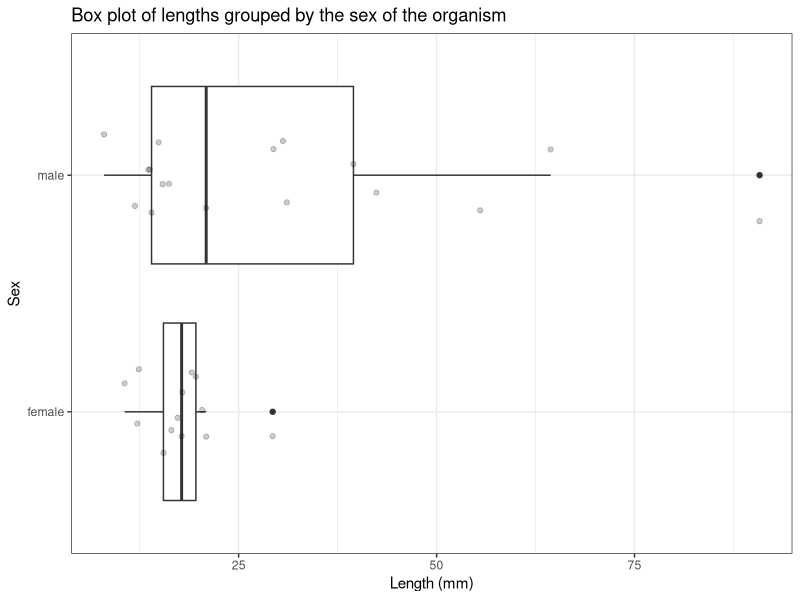
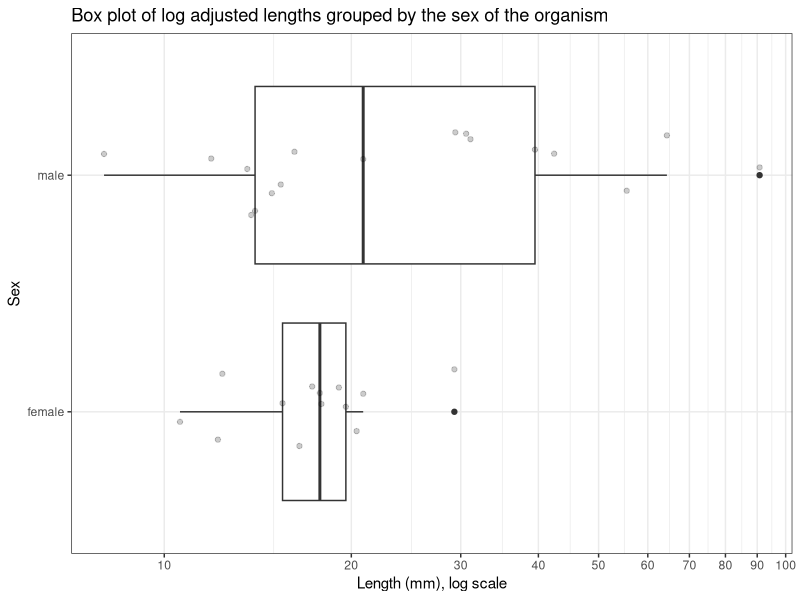
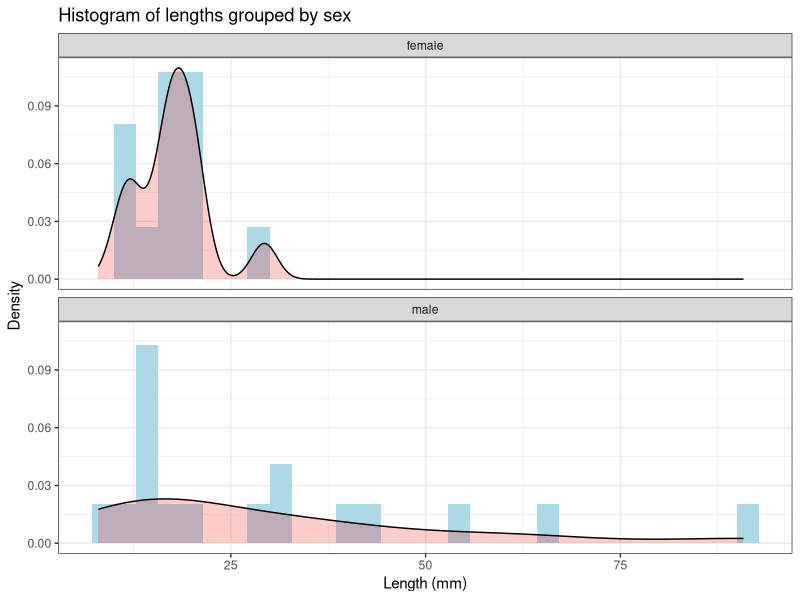
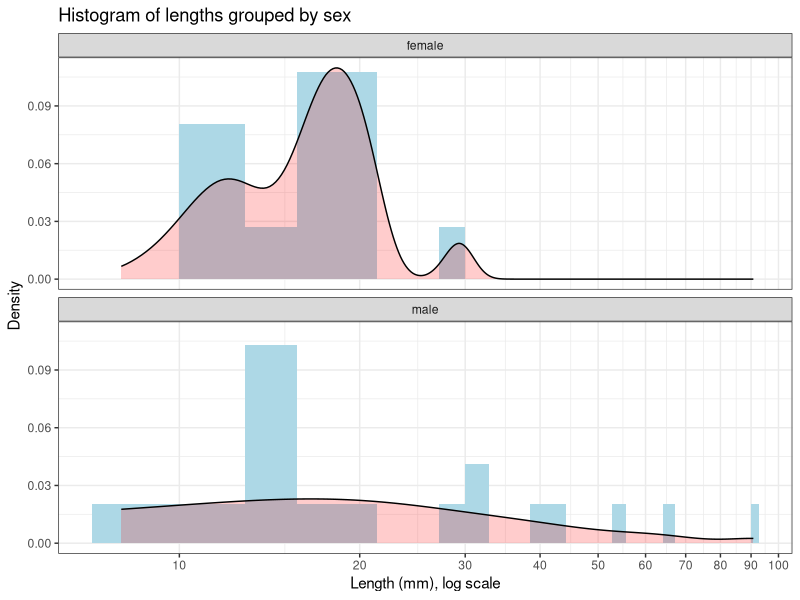

Generate these figures, in order, with R:
## ---- chunk 1
knitr::opts_chunk$set(echo = TRUE)

# libraries used can be installed using the following commands
# install.packages("tidyverse")
# install.packages("rmarkdown")

# load libraries
library(tidyverse)
## ---- chunk 2
# load data from data.csv using read_csv from the tidyverse package
data <- read_csv("data.csv")

# head of data to check it loaded correctly

head(data)
## ---- chunk 3
# print number of rows with missing values
sum(is.na(data))
## ---- chunk 4
# add new column to data with natural log transformed length

data <- data %>% 
    mutate(log_length = log(length))

head(data)

## ---- chunk 5
# box plot of length, grouped by sex from the dataset data, using the ggplot2 package. 

ggplot(data, aes(length, sex)) + 
    geom_boxplot() + 
    geom_jitter(width = 0, height = 0.2, alpha = 0.2) +  # added jitter so overlapping points are visible
    theme_bw() +
    labs(title="Box plot of lengths grouped by the sex of the organism", x="Length (mm)" , y="Sex")
## ---- chunk 6
# box plot of lengths, grouped by sex from the dataset data, using the ggplot2 package. Add x scale every 10 mm

ggplot(data, aes(length, sex)) + 
    geom_boxplot() + 
    geom_jitter(width = 0, height = 0.2, alpha = 0.2) +  # added jitter so overlapping points are visible
    theme_bw() +
    coord_trans(x = "log") + # transform the x axis to natural  log scale
    scale_x_continuous(breaks = seq(0, 100, 10)) + # add more values to the x axis
    labs(title="Box plot of log adjusted lengths grouped by the sex of the organism", x="Length (mm), log scale" , y="Sex")
## ---- chunk 7
binomial <- binom.test(table(data$sex), p = 0.5, alternative = "two.sided", conf.level = 0.95)

binomial
## ---- chunk 8
ttest <- t.test(data$length ~ data$sex, alternative = "two.sided", conf.level = 0.95)

ttest
## ---- chunk 9
ggplot(data = data, aes(x = length)) + 
    geom_histogram(aes(y = ..density..), bins = 30, fill = "lightblue") + 
    geom_density(alpha = 0.2, fill = "red") + 
    facet_wrap(~sex, ncol = 1) + 
    theme_bw() +
    labs(title="Histogram of lengths grouped by sex", x="Length (mm)" , y="Density")
## ---- chunk 10
mannwhitney <- wilcox.test(data$length ~ data$sex, alternative = "two.sided", conf.level = 0.95)

mannwhitney
## ---- chunk 11
ttest_log <- t.test(log(data$length) ~ data$sex, alternative = "two.sided", conf.level = 0.95)

ttest_log
## ---- chunk 12
ggplot(data = data, aes(x = length)) + 
    geom_histogram(aes(y = ..density..), bins = 30, fill = "lightblue") + 
    geom_density(alpha = 0.2, fill = "red") + 
    facet_wrap(~sex, ncol = 1) + 
    theme_bw() +
    coord_trans(x = "log") + # transform the x axis to natural  log scale
    scale_x_continuous(breaks = seq(0, 100, 10)) + # add more values to the x axis
    labs(title="Histogram of lengths grouped by sex", x="Length (mm), log scale" , y="Density")
## ---- chunk 13
anova <- aov(data$length ~ data$sex)

summary(anova)
## ---- chunk 14
anova_log <- aov(log(data$length) ~ data$sex)

summary(anova_log)
